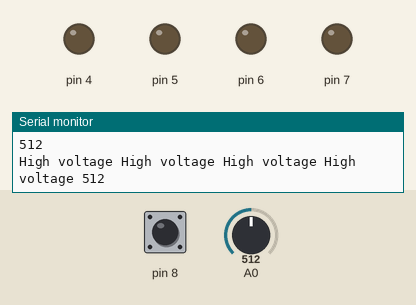
This sketch was run on a simulated Arduino Uno, built with avr-gcc and run on an emulated ATmega328P. On the bench: output pins drawn as LEDs (lit = HIGH), the last lines printed to the serial monitor. Dashed ring = blinking. The test bench sets the inputs (shaded band); at power-on: A0 = 512, pin 8 HIGH.

Above: at 1.2 s.
1.3 s: A0 set to 269
4.3 s: A0 set to 246
At 4.49 s:
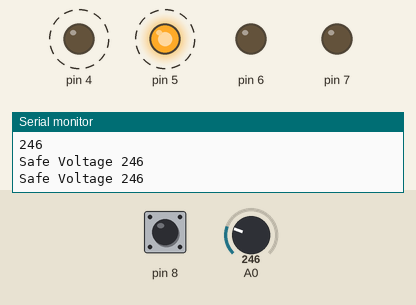
At 4.99 s:
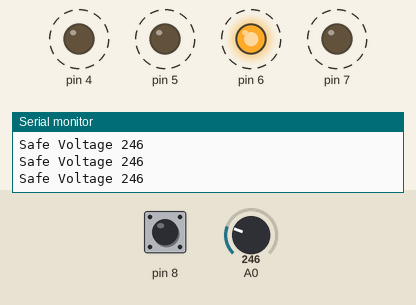
7.3 s: pin 8 pulled LOW for 3.2 s
At 10.57 s:
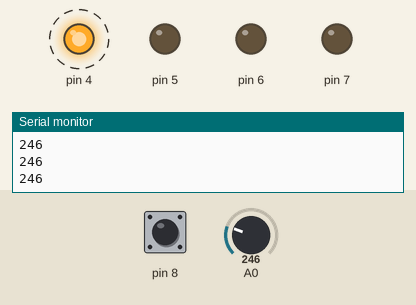
12.0 s: A0 set to 270
At 13.3 s:
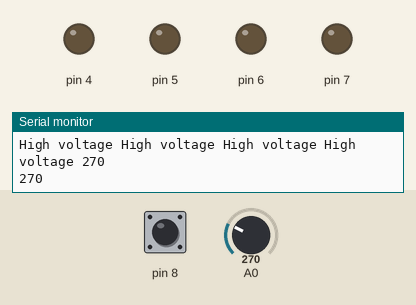
13.6 s: pin 8 pulled LOW for 0.15 s
16.7 s: pin 8 pulled LOW for 1 s
Timing chart, 0 to 19.7 s (numbered marks = the images above; inputs shaded):
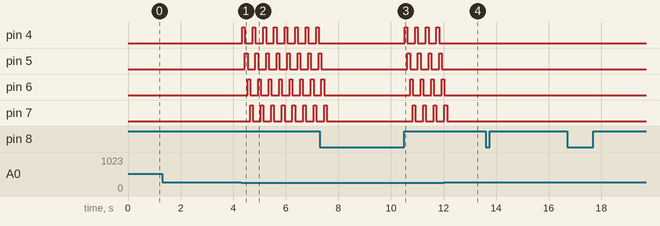

Measured:
- the behaviour switches between 261 and 260 on A0 (found by bisection; images 0 and 1)
- after the input at 4.3 s, pin 4: alternates HIGH for 0.10 s and LOW for 0.30 s, starting after 0.05 s; pin 5: alternates HIGH for 0.10 s and LOW for 0.30 s, starting after 0.15 s; pin 6: alternates HIGH for 0.10 s and LOW for 0.30 s, starting after 0.25 s; pin 7: alternates HIGH for 0.10 s and LOW for 0.30 s, starting after 0.35 s
- after the input at 12.0 s, pin 4, pin 5: stops changing and stays LOW; pin 6: goes on until 12.0 s, then stays LOW; pin 7: goes on until 12.1 s, then stays LOW

The sketch:

pot.ino
```cpp
void setup() {
  for (int i = 4; i < 8; i++)
  {
    pinMode(i, OUTPUT);
  }
  pinMode(8, INPUT);
  digitalWrite(8, HIGH);
  Serial.begin(9600);
}


void loop() {
  int x=analogRead(A0);
  Serial.println(x);

if(x<180)
{
    Serial.println(x);
    if (digitalRead(8) == HIGH) {
    for (int i= 4; i < 8; i++)
    {
      Serial.println(x);
      Serial.print("low voltage ");
      digitalWrite(i, HIGH);
      delay(100);
      digitalWrite(i, LOW);
    }
  }
  else if (digitalRead(8) == LOW)
  {
    for (int i= 4; i < 8; i++)
    {
   digitalWrite(i, LOW);
  }
}
}
else if(x>260)
{
  Serial.println(x);
    if (digitalRead(8) == HIGH) {
     for (int i= 4; i < 8; i++)
    {
      Serial.print("High voltage ");
   digitalWrite(i, LOW);
  }
    }
  else if (digitalRead(8) == LOW)
  {
    for (int i= 4; i < 8; i++)
    {
   digitalWrite(i, LOW);
  }
}
}

else
{
  Serial.println(x);
    if (digitalRead(8) == HIGH) {
    for (int i= 4; i < 8; i++)
    {
      Serial.println(x);
      Serial.print("Safe Voltage ");
      digitalWrite(i, HIGH);
      delay(100);
      digitalWrite(i, LOW);
    }
  }
  else if (digitalRead(8) == LOW)
  {
    for (int i= 4; i < 8; i++)
    {
   digitalWrite(i, LOW);
  }
}

}
}
```
